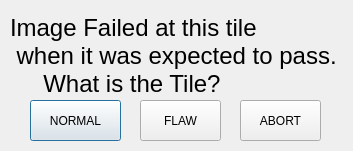
<?xml version="1.0" encoding="UTF-8"?>
<ui version="4.0">
 <class>RetrainDlg</class>
 <widget class="QDialog" name="RetrainDlg">
  <property name="geometry">
   <rect>
    <x>0</x>
    <y>0</y>
    <width>353</width>
    <height>151</height>
   </rect>
  </property>
  <property name="windowTitle">
   <string>Failed Train Dialog</string>
  </property>
  <widget class="QLabel" name="label">
   <property name="geometry">
    <rect>
     <x>10</x>
     <y>10</y>
     <width>341</width>
     <height>91</height>
    </rect>
   </property>
   <property name="font">
    <font>
     <pointsize>18</pointsize>
    </font>
   </property>
   <property name="text">
    <string>Image Failed at this tile
 when it was expected to pass.
     What is the Tile?</string>
   </property>
  </widget>
  <widget class="QPushButton" name="NormalButton">
   <property name="geometry">
    <rect>
     <x>30</x>
     <y>100</y>
     <width>91</width>
     <height>41</height>
    </rect>
   </property>
   <property name="text">
    <string>NORMAL</string>
   </property>
  </widget>
  <widget class="QPushButton" name="FlawButton">
   <property name="geometry">
    <rect>
     <x>140</x>
     <y>100</y>
     <width>81</width>
     <height>41</height>
    </rect>
   </property>
   <property name="text">
    <string>FLAW</string>
   </property>
  </widget>
  <widget class="QPushButton" name="AbortButton">
   <property name="geometry">
    <rect>
     <x>240</x>
     <y>100</y>
     <width>81</width>
     <height>41</height>
    </rect>
   </property>
   <property name="text">
    <string>ABORT</string>
   </property>
  </widget>
 </widget>
 <resources/>
 <connections/>
</ui>
